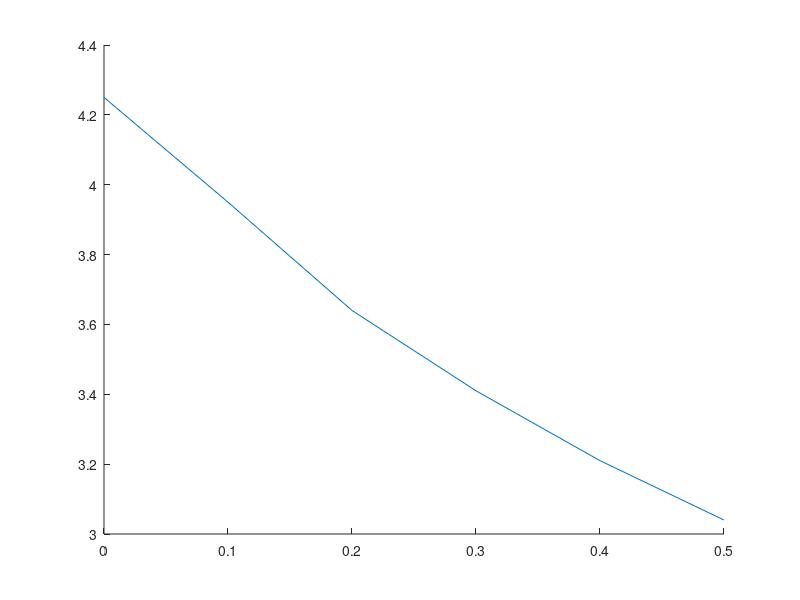

The MATLAB script that drew this image: (Note: this script raises an error after producing the figure.)
   %% Dribnokhod Evgeniy Aleksandrovich
%% Task1
x  = [-1 4 -8 9 10];
y = x(end:-1:1)
%% Task2 
x = [-1 4 -8 9 10];
y1  = x((mod(x,2)==1))
y2  = x((mod(x,2)==0))
%% Task3
x = [-1 4 -8 9 10];
y  = sum(x(x>0))
%% Task4
x = [1 4 8 9 10];
y = ((abs(x)-abs(geomean(x)))<=0.2*geomean(x)).*x+((abs(x)-abs(geomean(x)))>0.2*geomean(x)).*geomean(x)

%% Task5
x = [1 4 -8 10 10];
y = (x==max(x))*min(x)+(x~=max(x)).*x
%% Task6
x = [0 4 -8 9 10];
y = [sum(x>0) sum(x==0) sum(x<0)]
%% Task7
A=[2 3 3;4 2 3; 6 5 6];
b = [8 ;7; 7];
x = A\b
(A*x-b)==0

cond(A)
C=[A b];
D=rref(C);
x=D(:,3)
 (A*x-b)==0
 %% Task8
  t=[0; 0.1; 0.2; 0.3; 0.4; 0.5];
  y=[4.25 ;3.95; 3.64; 3.41; 3.21; 3.04];
  figure
   hold on
  plot(t,y)
 
  A = [exp(-t) t];
  x=A\y;
  
  a = x(1, 1)
  b = x(2,1)
  fplot(@Main,[-0.5 0.5])
%% Task9
A =[ 1 2 3; 3 4 5];
b=[2;2];
x = A\b
round(A*x-b,5)==0
%% Task10
A=[2 3 3; -2 3 3];
b=[8;7];
x= linsolve(A,b)
%% Task11
A=[2 3 3; -2 3 3];
b=[8;7];
[Q,R]=qr(A)
x=R\(Q\b)
round(A*x-b,5)==0
%% Task12
A=[2 4 5; 3 6 7; 8 5 2];
[x,y]=eig(A);
x1=x(:, 1)
x2=x(:, 2)
x3=x(:, 3)
y1=y(1,1)
y2=y(2,2)
y3=y(3,3)
round(A*x1,6) ==round(y1*x1,6)
%%
function F = Main(x)
a = 4.2478;

b =    0.9070;

F(1)=a*exp(-x)+b*x;       	   
end




